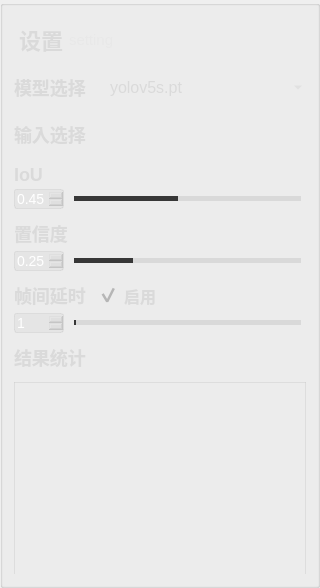
          <widget class="QGroupBox" name="groupBox_8">
           <property name="minimumSize">
            <size>
             <width>320</width>
             <height>0</height>
            </size>
           </property>
           <property name="maximumSize">
            <size>
             <width>320</width>
             <height>16777215</height>
            </size>
           </property>
           <property name="styleSheet">
            <string notr="true">#groupBox_8{
background-color: rgba(75, 75, 75, 200);
border: 0px solid #42adff;
border-radius:0px;}
</string>
           </property>
           <property name="title">
            <string/>
           </property>
           <layout class="QVBoxLayout" name="verticalLayout_8">
            <property name="spacing">
             <number>11</number>
            </property>
            <item>
             <widget class="QGroupBox" name="groupBox_2">
              <property name="minimumSize">
               <size>
                <width>0</width>
                <height>42</height>
               </size>
              </property>
              <property name="maximumSize">
               <size>
                <width>16777215</width>
                <height>42</height>
               </size>
              </property>
              <property name="styleSheet">
               <string notr="true">#groupBox_2{
border: 0px solid #42adff;
border-radius:0px;}</string>
              </property>
              <property name="title">
               <string/>
              </property>
              <layout class="QHBoxLayout" name="horizontalLayout_35">
               <property name="leftMargin">
                <number>2</number>
               </property>
               <property name="topMargin">
                <number>0</number>
               </property>
               <property name="rightMargin">
                <number>0</number>
               </property>
               <property name="bottomMargin">
                <number>0</number>
               </property>
               <item>
                <widget class="QLabel" name="label_5">
                 <property name="minimumSize">
                  <size>
                   <width>0</width>
                   <height>0</height>
                  </size>
                 </property>
                 <property name="maximumSize">
                  <size>
                   <width>16777215</width>
                   <height>40</height>
                  </size>
                 </property>
                 <property name="styleSheet">
                  <string notr="true">QLabel
{
	font-size: 22px;
	font-family: &quot;Microsoft YaHei&quot;;
	font-weight: bold;
 		border-radius:9px;
		background:rgba(66, 195, 255, 0);
color: rgb(218, 218, 218);

}
</string>
                 </property>
                 <property name="text">
                  <string>设置</string>
                 </property>
                </widget>
               </item>
               <item>
                <widget class="QLabel" name="label_27">
                 <property name="minimumSize">
                  <size>
                   <width>0</width>
                   <height>0</height>
                  </size>
                 </property>
                 <property name="maximumSize">
                  <size>
                   <width>16777215</width>
                   <height>40</height>
                  </size>
                 </property>
                 <property name="styleSheet">
                  <string notr="true">QLabel{
	font-family: &quot;DejaVu Sans Mono&quot;;
	font-size: 15px;
	color: #e8e8e8;}</string>
                 </property>
                 <property name="text">
                  <string>setting</string>
                 </property>
                </widget>
               </item>
               <item>
                <spacer name="horizontalSpacer_13">
                 <property name="orientation">
                  <enum>Qt::Horizontal</enum>
                 </property>
                 <property name="sizeHint" stdset="0">
                  <size>
                   <width>40</width>
                   <height>20</height>
                  </size>
                 </property>
                </spacer>
               </item>
              </layout>
             </widget>
            </item>
            <item>
             <layout class="QHBoxLayout" name="horizontalLayout_2">
              <item>
               <widget class="QLabel" name="label_3">
                <property name="minimumSize">
                 <size>
                  <width>0</width>
                  <height>35</height>
                 </size>
                </property>
                <property name="maximumSize">
                 <size>
                  <width>80</width>
                  <height>16777215</height>
                 </size>
                </property>
                <property name="styleSheet">
                 <string notr="true">QLabel
{
	font-size: 18px;
	font-family: &quot;Microsoft YaHei&quot;;
	font-weight: bold;
 		border-radius:9px;
		background:rgba(66, 195, 255, 0);
color: rgb(218, 218, 218);
}
</string>
                </property>
                <property name="text">
                 <string>模型选择</string>
                </property>
               </widget>
              </item>
              <item>
               <widget class="QComboBox" name="comboBox">
                <property name="minimumSize">
                 <size>
                  <width>0</width>
                  <height>35</height>
                 </size>
                </property>
                <property name="styleSheet">
                 <string notr="true">QComboBox QAbstractItemView {
font-family: &quot;Microsoft YaHei&quot;;
font-size: 16px;
background:rgba(200, 200, 200,150);
selection-background-color: rgba(200, 200, 200,50);
color: rgb(218, 218, 218);
outline:none;
border:none;}
QComboBox{
font-family: &quot;Microsoft YaHei&quot;;
font-size: 16px;
color: rgb(218, 218, 218);
border-width:0px;
border-color:white;
border-style:solid;
background-color: rgba(200, 200, 200,0);}

QComboBox::drop-down {
margin-top:8;
height:20;
background:rgba(255,255,255,0);
border-image: url(:/img/icon/下拉_白色.png);
}
</string>
                </property>
                <item>
                 <property name="text">
                  <string>yolov5s.pt</string>
                 </property>
                </item>
                <item>
                 <property name="text">
                  <string>yolov5m.pt</string>
                 </property>
                </item>
                <item>
                 <property name="text">
                  <string>yolov5l.pt</string>
                 </property>
                </item>
                <item>
                 <property name="text">
                  <string>yolov5x.pt</string>
                 </property>
                </item>
               </widget>
              </item>
             </layout>
            </item>
            <item>
             <layout class="QHBoxLayout" name="horizontalLayout_9">
              <item>
               <widget class="QLabel" name="label_10">
                <property name="maximumSize">
                 <size>
                  <width>80</width>
                  <height>16777215</height>
                 </size>
                </property>
                <property name="styleSheet">
                 <string notr="true">QLabel
{
	font-size: 18px;
	font-family: &quot;Microsoft YaHei&quot;;
	font-weight: bold;
 		border-radius:9px;
		background:rgba(66, 195, 255, 0);
color: rgb(218, 218, 218);
}
</string>
                </property>
                <property name="text">
                 <string>输入选择</string>
                </property>
               </widget>
              </item>
              <item>
               <layout class="QHBoxLayout" name="horizontalLayout_11">
                <item>
                 <widget class="QGroupBox" name="groupBox_5">
                  <property name="styleSheet">
                   <string notr="true">#groupBox_5{
background-color: rgba(48,148,243,0);
border: 0px solid #42adff;
border-left: 0px solid #d9d9d9;
border-right: 0px solid rgba(29, 83, 185, 255);
border-radius:0px;}</string>
                  </property>
                  <property name="title">
                   <string/>
                  </property>
                  <layout class="QHBoxLayout" name="horizontalLayout_8">
                   <property name="leftMargin">
                    <number>0</number>
                   </property>
                   <property name="topMargin">
                    <number>0</number>
                   </property>
                   <property name="rightMargin">
                    <number>0</number>
                   </property>
                   <property name="bottomMargin">
                    <number>0</number>
                   </property>
                   <item>
                    <widget class="QPushButton" name="fileButton">
                     <property name="minimumSize">
                      <size>
                       <width>55</width>
                       <height>28</height>
                      </size>
                     </property>
                     <property name="maximumSize">
                      <size>
                       <width>16777215</width>
                       <height>28</height>
                      </size>
                     </property>
                     <property name="toolTip">
                      <string>文件</string>
                     </property>
                     <property name="styleSheet">
                      <string notr="true">QPushButton{font-family: &quot;Microsoft YaHei&quot;;
font-size: 14px;
font-weight: bold;
color:white;
text-align: center center;
padding-left: 5px;
padding-right: 5px;
padding-top: 4px;
padding-bottom: 4px;
border-style: solid;
border-width: 0px;
border-color: rgba(255, 255, 255, 255);
border-radius: 3px;
background-color: rgba(200, 200, 200,0);}

QPushButton:focus{outline: none;}

QPushButton::pressed{font-family: &quot;Microsoft YaHei&quot;;
                     font-size: 14px;
                     font-weight: bold;
                     color:rgb(200,200,200);
                     text-align: center center;
                     padding-left: 5px;
                     padding-right: 5px;
                     padding-top: 4px;
                     padding-bottom: 4px;
                     border-style: solid;
                     border-width: 0px;
                     border-color: rgba(255, 255, 255, 255);
                     border-radius: 3px;
                     background-color:  #bf513b;}

QPushButton::disabled{font-family: &quot;Microsoft YaHei&quot;;
                     font-size: 14px;
                     font-weight: bold;
                     color:rgb(200,200,200);
                     text-align: center center;
                     padding-left: 5px;
                     padding-right: 5px;
                     padding-top: 4px;
                     padding-bottom: 4px;
                     border-style: solid;
                     border-width: 0px;
                     border-color: rgba(255, 255, 255, 255);
                     border-radius: 3px;
                     background-color:  #bf513b;}
QPushButton::hover {
border-style: solid;
border-width: 0px;
border-radius: 0px;
background-color: rgba(48,148,243,80);}</string>
                     </property>
                     <property name="text">
                      <string/>
                     </property>
                     <property name="icon">
                      <iconset resource="../apprcc.qrc">
                       <normaloff>:/img/icon/打开.png</normaloff>:/img/icon/打开.png</iconset>
                     </property>
                    </widget>
                   </item>
                   <item>
                    <widget class="QPushButton" name="cameraButton">
                     <property name="minimumSize">
                      <size>
                       <width>55</width>
                       <height>28</height>
                      </size>
                     </property>
                     <property name="maximumSize">
                      <size>
                       <width>16777215</width>
                       <height>28</height>
                      </size>
                     </property>
                     <property name="toolTip">
                      <string>相机</string>
                     </property>
                     <property name="styleSheet">
                      <string notr="true">QPushButton{font-family: &quot;Microsoft YaHei&quot;;
font-size: 14px;
font-weight: bold;
color:white;
text-align: center center;
padding-left: 5px;
padding-right: 5px;
padding-top: 4px;
padding-bottom: 4px;
border-style: solid;
border-width: 0px;
border-color: rgba(255, 255, 255, 255);
border-radius: 3px;
background-color: rgba(48,148,243,0);}

QPushButton:focus{outline: none;}

QPushButton::pressed{font-family: &quot;Microsoft YaHei&quot;;
                     font-size: 14px;
                     font-weight: bold;
                     color:rgb(200,200,200);
                     text-align: center center;
                     padding-left: 5px;
                     padding-right: 5px;
                     padding-top: 4px;
                     padding-bottom: 4px;
                     border-style: solid;
                     border-width: 0px;
                     border-color: rgba(255, 255, 255, 255);
                     border-radius: 3px;
                     background-color:  #bf513b;}

QPushButton::disabled{font-family: &quot;Microsoft YaHei&quot;;
                     font-size: 14px;
                     font-weight: bold;
                     color:rgb(200,200,200);
                     text-align: center center;
                     padding-left: 5px;
                     padding-right: 5px;
                     padding-top: 4px;
                     padding-bottom: 4px;
                     border-style: solid;
                     border-width: 0px;
                     border-color: rgba(255, 255, 255, 255);
                     border-radius: 3px;
                     background-color:  #bf513b;}
QPushButton::hover {
border-style: solid;
border-width: 0px;
border-radius: 0px;
background-color: rgba(48,148,243,80);}</string>
                     </property>
                     <property name="text">
                      <string/>
                     </property>
                     <property name="icon">
                      <iconset resource="../apprcc.qrc">
                       <normaloff>:/img/icon/摄像头开.png</normaloff>:/img/icon/摄像头开.png</iconset>
                     </property>
                    </widget>
                   </item>
                   <item>
                    <widget class="QPushButton" name="rtspButton">
                     <property name="minimumSize">
                      <size>
                       <width>55</width>
                       <height>28</height>
                      </size>
                     </property>
                     <property name="maximumSize">
                      <size>
                       <width>16777215</width>
                       <height>28</height>
                      </size>
                     </property>
                     <property name="toolTip">
                      <string>rtsp</string>
                     </property>
                     <property name="styleSheet">
                      <string notr="true">QPushButton{font-family: &quot;Microsoft YaHei&quot;;
font-size: 14px;
font-weight: bold;
color:white;
text-align: center center;
padding-left: 5px;
padding-right: 5px;
padding-top: 4px;
padding-bottom: 4px;
border-style: solid;
border-width: 0px;
border-color: rgba(255, 255, 255, 255);
border-radius: 3px;
background-color: rgba(48,148,243,0);}

QPushButton:focus{outline: none;}

QPushButton::pressed{font-family: &quot;Microsoft YaHei&quot;;
                     font-size: 14px;
                     font-weight: bold;
                     color:rgb(200,200,200);
                     text-align: center center;
                     padding-left: 5px;
                     padding-right: 5px;
                     padding-top: 4px;
                     padding-bottom: 4px;
                     border-style: solid;
                     border-width: 0px;
                     border-color: rgba(255, 255, 255, 255);
                     border-radius: 3px;
                     background-color:  #bf513b;}

QPushButton::disabled{font-family: &quot;Microsoft YaHei&quot;;
                     font-size: 14px;
                     font-weight: bold;
                     color:rgb(200,200,200);
                     text-align: center center;
                     padding-left: 5px;
                     padding-right: 5px;
                     padding-top: 4px;
                     padding-bottom: 4px;
                     border-style: solid;
                     border-width: 0px;
                     border-color: rgba(255, 255, 255, 255);
                     border-radius: 3px;
                     background-color:  #bf513b;}
QPushButton::hover {
border-style: solid;
border-width: 0px;
border-radius: 0px;
background-color: rgba(48,148,243,80);}</string>
                     </property>
                     <property name="text">
                      <string/>
                     </property>
                     <property name="icon">
                      <iconset resource="../apprcc.qrc">
                       <normaloff>:/img/icon/实时视频流解析.png</normaloff>:/img/icon/实时视频流解析.png</iconset>
                     </property>
                    </widget>
                   </item>
                  </layout>
                 </widget>
                </item>
               </layout>
              </item>
             </layout>
            </item>
            <item>
             <layout class="QVBoxLayout" name="verticalLayout_3">
              <property name="spacing">
               <number>4</number>
              </property>
              <item>
               <widget class="QLabel" name="label_2">
                <property name="styleSheet">
                 <string notr="true">QLabel
{
	font-size: 18px;
	font-family: &quot;Microsoft YaHei&quot;;
	font-weight: bold;
 		border-radius:9px;
		background:rgba(66, 195, 255, 0);
color: rgb(218, 218, 218);
}
</string>
                </property>
                <property name="text">
                 <string>IoU</string>
                </property>
               </widget>
              </item>
              <item>
               <layout class="QHBoxLayout" name="horizontalLayout_4">
                <property name="spacing">
                 <number>5</number>
                </property>
                <item>
                 <widget class="QDoubleSpinBox" name="iouSpinBox">
                  <property name="minimumSize">
                   <size>
                    <width>50</width>
                    <height>0</height>
                   </size>
                  </property>
                  <property name="maximumSize">
                   <size>
                    <width>50</width>
                    <height>16777215</height>
                   </size>
                  </property>
                  <property name="styleSheet">
                   <string notr="true">QDoubleSpinBox{
background:rgba(200, 200, 200,50);
color:white;
font-size: 14px;
font-family: &quot;Microsoft YaHei UI&quot;;
border-style: solid;
border-width: 1px;
border-color: rgba(200, 200, 200,100);
border-radius: 3px;}

QDoubleSpinBox::down-button{
background:rgba(200, 200, 200,0);
border-image: url(:/img/icon/箭头_列表展开.png);}
QDoubleSpinBox::down-button::hover{
background:rgba(200, 200, 200,100);
border-image: url(:/img/icon/箭头_列表展开.png);}

QDoubleSpinBox::up-button{
background:rgba(200, 200, 200,0);
border-image: url(:/img/icon/箭头_列表收起.png);}
QDoubleSpinBox::up-button::hover{
background:rgba(200, 200, 200,100);
border-image: url(:/img/icon/箭头_列表收起.png);}
</string>
                  </property>
                  <property name="maximum">
                   <double>1.000000000000000</double>
                  </property>
                  <property name="singleStep">
                   <double>0.010000000000000</double>
                  </property>
                  <property name="value">
                   <double>0.450000000000000</double>
                  </property>
                 </widget>
                </item>
                <item>
                 <widget class="QSlider" name="iouSlider">
                  <property name="styleSheet">
                   <string notr="true">QSlider{
border-color: #bcbcbc;
color:#d9d9d9;
}
QSlider::groove:horizontal {                                
     border: 1px solid #999999;                             
     height: 3px;                                           
    margin: 0px 0;                                         
     left: 5px; right: 5px; 
 }
QSlider::handle:horizontal {                               
     border: 0px ; 
     border-image: url(:/img/icon/圆.png);
	 width:15px;
     margin: -7px -7px -7px -7px;                  
} 
QSlider::add-page:horizontal{
background: qlineargradient(spread:pad, x1:0, y1:1, x2:0, y2:0, stop:0 #d9d9d9, stop:0.25 #d9d9d9, stop:0.5 #d9d9d9, stop:1 #d9d9d9); 

}
QSlider::sub-page:horizontal{                               
 background: qlineargradient(spread:pad, x1:0, y1:1, x2:0, y2:0, stop:0 #373737, stop:0.25 #373737, stop:0.5 #373737, stop:1 #373737);                     
}</string>
                  </property>
                  <property name="maximum">
                   <number>100</number>
                  </property>
                  <property name="value">
                   <number>45</number>
                  </property>
                  <property name="orientation">
                   <enum>Qt::Horizontal</enum>
                  </property>
                 </widget>
                </item>
               </layout>
              </item>
             </layout>
            </item>
            <item>
             <layout class="QVBoxLayout" name="verticalLayout">
              <property name="spacing">
               <number>4</number>
              </property>
              <item>
               <widget class="QLabel" name="label">
                <property name="styleSheet">
                 <string notr="true">QLabel
{
	font-size: 18px;
	font-family: &quot;Microsoft YaHei&quot;;
	font-weight: bold;
 		border-radius:9px;
		background:rgba(66, 195, 255, 0);
color: rgb(218, 218, 218);
}
</string>
                </property>
                <property name="text">
                 <string>置信度</string>
                </property>
               </widget>
              </item>
              <item>
               <layout class="QHBoxLayout" name="horizontalLayout_3">
                <property name="spacing">
                 <number>5</number>
                </property>
                <item>
                 <widget class="QDoubleSpinBox" name="confSpinBox">
                  <property name="minimumSize">
                   <size>
                    <width>50</width>
                    <height>0</height>
                   </size>
                  </property>
                  <property name="maximumSize">
                   <size>
                    <width>50</width>
                    <height>16777215</height>
                   </size>
                  </property>
                  <property name="focusPolicy">
                   <enum>Qt::ClickFocus</enum>
                  </property>
                  <property name="styleSheet">
                   <string notr="true">QDoubleSpinBox{
background:rgba(200, 200, 200,50);
color:white;
font-size: 14px;
font-family: &quot;Microsoft YaHei UI&quot;;
border-style: solid;
border-width: 1px;
border-color: rgba(200, 200, 200,100);
border-radius: 3px;}

QDoubleSpinBox::down-button{
background:rgba(200, 200, 200,0);
border-image: url(:/img/icon/箭头_列表展开.png);}
QDoubleSpinBox::down-button::hover{
background:rgba(200, 200, 200,100);
border-image: url(:/img/icon/箭头_列表展开.png);}

QDoubleSpinBox::up-button{
background:rgba(200, 200, 200,0);
border-image: url(:/img/icon/箭头_列表收起.png);}
QDoubleSpinBox::up-button::hover{
background:rgba(200, 200, 200,100);
border-image: url(:/img/icon/箭头_列表收起.png);}
</string>
                  </property>
                  <property name="maximum">
                   <double>1.000000000000000</double>
                  </property>
                  <property name="singleStep">
                   <double>0.010000000000000</double>
                  </property>
                  <property name="value">
                   <double>0.250000000000000</double>
                  </property>
                 </widget>
                </item>
                <item>
                 <widget class="QSlider" name="confSlider">
                  <property name="styleSheet">
                   <string notr="true">QSlider{
border-color: #bcbcbc;
color:#d9d9d9;
}
QSlider::groove:horizontal {                                
     border: 1px solid #999999;                             
     height: 3px;                                           
    margin: 0px 0;                                         
     left: 5px; right: 5px; 
 }
QSlider::handle:horizontal {                               
     border: 0px ; 
     border-image: url(:/img/icon/圆.png);
	 width:15px;
     margin: -7px -7px -7px -7px;                  
} 
QSlider::add-page:horizontal{
background: qlineargradient(spread:pad, x1:0, y1:1, x2:0, y2:0, stop:0 #d9d9d9, stop:0.25 #d9d9d9, stop:0.5 #d9d9d9, stop:1 #d9d9d9); 

}
QSlider::sub-page:horizontal{                               
 background: qlineargradient(spread:pad, x1:0, y1:1, x2:0, y2:0, stop:0 #373737, stop:0.25 #373737, stop:0.5 #373737, stop:1 #373737);                     
}</string>
                  </property>
                  <property name="maximum">
                   <number>100</number>
                  </property>
                  <property name="value">
                   <number>25</number>
                  </property>
                  <property name="orientation">
                   <enum>Qt::Horizontal</enum>
                  </property>
                  <property name="tickPosition">
                   <enum>QSlider::NoTicks</enum>
                  </property>
                 </widget>
                </item>
               </layout>
              </item>
             </layout>
            </item>
            <item>
             <layout class="QVBoxLayout" name="verticalLayout_5">
              <property name="spacing">
               <number>4</number>
              </property>
              <item>
               <layout class="QHBoxLayout" name="horizontalLayout_14">
                <item>
                 <widget class="QLabel" name="label_8">
                  <property name="maximumSize">
                   <size>
                    <width>80</width>
                    <height>16777215</height>
                   </size>
                  </property>
                  <property name="styleSheet">
                   <string notr="true">QLabel
{
	font-size: 18px;
	font-family: &quot;Microsoft YaHei&quot;;
	font-weight: bold;
 		border-radius:9px;
		background:rgba(66, 195, 255, 0);
color: rgb(218, 218, 218);
}
</string>
                  </property>
                  <property name="text">
                   <string>帧间延时</string>
                  </property>
                 </widget>
                </item>
                <item>
                 <widget class="QCheckBox" name="checkBox">
                  <property name="styleSheet">
                   <string notr="true">
QCheckBox
{font-size: 16px;
	font-family: &quot;Microsoft YaHei&quot;;
	font-weight: bold;
 		border-radius:9px;
		background:rgba(66, 195, 255, 0);
color: rgb(218, 218, 218);;}

QCheckBox::indicator {
	width: 20px;
	height: 20px;
}
QCheckBox::indicator:unchecked {
    image: url(:/img/icon/button-off.png);
}

QCheckBox::indicator:checked {
    
    image: url(:/img/icon/button-on.png);
}
</string>
                  </property>
                  <property name="text">
                   <string>启用</string>
                  </property>
                  <property name="checked">
                   <bool>true</bool>
                  </property>
                 </widget>
                </item>
               </layout>
              </item>
              <item>
               <layout class="QHBoxLayout" name="horizontalLayout_13">
                <property name="spacing">
                 <number>5</number>
                </property>
                <item>
                 <widget class="QSpinBox" name="rateSpinBox">
                  <property name="minimumSize">
                   <size>
                    <width>50</width>
                    <height>0</height>
                   </size>
                  </property>
                  <property name="maximumSize">
                   <size>
                    <width>50</width>
                    <height>16777215</height>
                   </size>
                  </property>
                  <property name="focusPolicy">
                   <enum>Qt::ClickFocus</enum>
                  </property>
                  <property name="styleSheet">
                   <string notr="true">QSpinBox{
background:rgba(200, 200, 200,50);
color:white;
font-size: 14px;
font-family: &quot;Microsoft YaHei UI&quot;;
border-style: solid;
border-width: 1px;
border-color: rgba(200, 200, 200,100);
border-radius: 3px;}

QSpinBox::down-button{
background:rgba(200, 200, 200,0);
border-image: url(:/img/icon/箭头_列表展开.png);}
QDoubleSpinBox::down-button::hover{
background:rgba(200, 200, 200,100);
border-image: url(:/img/icon/箭头_列表展开.png);}

QSpinBox::up-button{
background:rgba(200, 200, 200,0);
border-image: url(:/img/icon/箭头_列表收起.png);}
QSpinBox::up-button::hover{
background:rgba(200, 200, 200,100);
border-image: url(:/img/icon/箭头_列表收起.png);}
</string>
                  </property>
                  <property name="minimum">
                   <number>1</number>
                  </property>
                  <property name="maximum">
                   <number>20</number>
                  </property>
                  <property name="singleStep">
                   <number>1</number>
                  </property>
                  <property name="value">
                   <number>1</number>
                  </property>
                 </widget>
                </item>
                <item>
                 <widget class="QSlider" name="rateSlider">
                  <property name="styleSheet">
                   <string notr="true">QSlider{
border-color: #bcbcbc;
color:#d9d9d9;
}
QSlider::groove:horizontal {                                
     border: 1px solid #999999;                             
     height: 3px;                                           
    margin: 0px 0;                                         
     left: 5px; right: 5px; 
 }
QSlider::handle:horizontal {                               
     border: 0px ; 
     border-image: url(:/img/icon/圆.png);
	 width:15px;
     margin: -7px -7px -7px -7px;                  
} 
QSlider::add-page:horizontal{
background: qlineargradient(spread:pad, x1:0, y1:1, x2:0, y2:0, stop:0 #d9d9d9, stop:0.25 #d9d9d9, stop:0.5 #d9d9d9, stop:1 #d9d9d9); 

}
QSlider::sub-page:horizontal{                               
 background: qlineargradient(spread:pad, x1:0, y1:1, x2:0, y2:0, stop:0 #373737, stop:0.25 #373737, stop:0.5 #373737, stop:1 #373737);                     
}</string>
                  </property>
                  <property name="minimum">
                   <number>1</number>
                  </property>
                  <property name="maximum">
                   <number>20</number>
                  </property>
                  <property name="singleStep">
                   <number>1</number>
                  </property>
                  <property name="pageStep">
                   <number>1</number>
                  </property>
                  <property name="value">
                   <number>1</number>
                  </property>
                  <property name="orientation">
                   <enum>Qt::Horizontal</enum>
                  </property>
                  <property name="tickPosition">
                   <enum>QSlider::NoTicks</enum>
                  </property>
                 </widget>
                </item>
               </layout>
              </item>
             </layout>
            </item>
            <item>
             <layout class="QVBoxLayout" name="verticalLayout_7">
              <item>
               <widget class="QLabel" name="label_11">
                <property name="styleSheet">
                 <string notr="true">QLabel
{
	font-size: 18px;
	font-family: &quot;Microsoft YaHei&quot;;
	font-weight: bold;
 		border-radius:9px;
		background:rgba(66, 195, 255, 0);
color: rgb(218, 218, 218);
}
</string>
                </property>
                <property name="text">
                 <string>结果统计</string>
                </property>
               </widget>
              </item>
              <item>
               <widget class="QListWidget" name="resultWidget">
                <property name="styleSheet">
                 <string notr="true">QListWidget{
background-color: rgba(12, 28, 77, 0);
border: 1px solid rgba(200, 200, 200,100);
border-bottom: 0px solid rgba(200, 200, 200,100);
border-radius:0px;
font-family: &quot;Microsoft YaHei&quot;;
font-size: 16px;
color: rgb(218, 218, 218);
}
</string>
                </property>
               </widget>
              </item>
             </layout>
            </item>
           </layout>
          </widget>
